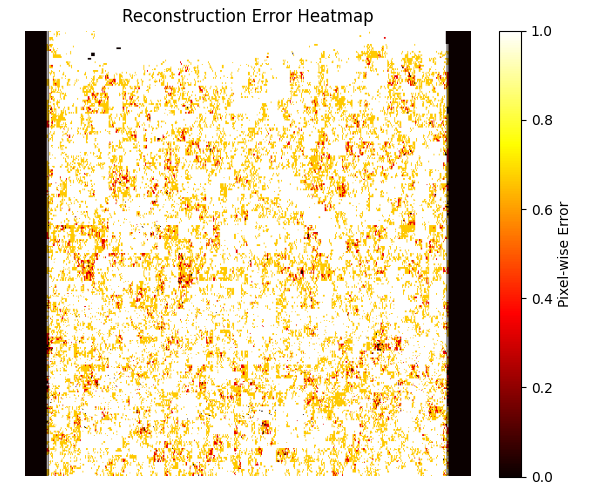
#> input picture error_heatmap.png, 600 x 500 px; its folder holds only this picture in this run
$ python -i preprocess_hf.py   (imports and definitions only)
#> lines starting #> are read from the running program, lines starting #| are printed output that depends on the picture
import os
import numpy as np
import pywt
from PIL import Image

# Define paths
RAW_DATA_DIR = 'data/raw/coco2017/train2017'
PROCESSED_DATA_BASE_DIR = 'data/processed/'
INITIAL_IMAGES_DIR = os.path.join(PROCESSED_DATA_BASE_DIR, 'resized/')

# Parameters
WAVELET = 'haar'  # Haar wavelet
IMAGE_SIZE = (512, 512)  # Initial image size after resizing
MIN_RESOLUTION = 16  # Minimum resolution to process

def process_image(image_path):
    # Load and preprocess image
#> called with image_path = '../error_heatmap.png'
    img = Image.open(image_path).convert('RGB')
    width, height = img.size
#> width = 600; height = 500
    left = (width - 480) / 2
#> left = 60
    top = (height - 480) / 2
#> top = 10
    right = (width + 480) / 2
#> right = 540
    bottom = (height + 480) / 2
#> bottom = 490
    img = img.crop((left, top, right, bottom))
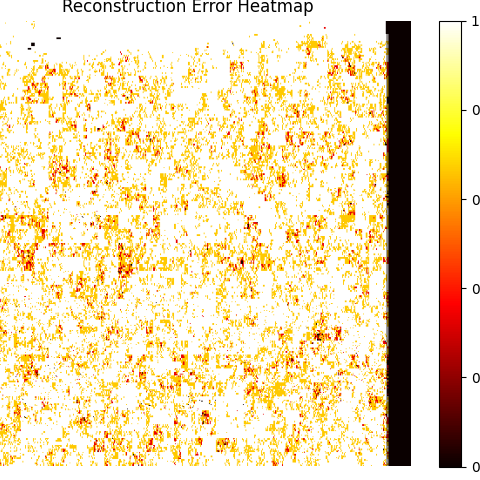
#> img: PIL image 480x480 RGB; mean R, G, B 239, 221.8, 185.6
    img = img.resize(IMAGE_SIZE, Image.LANCZOS)
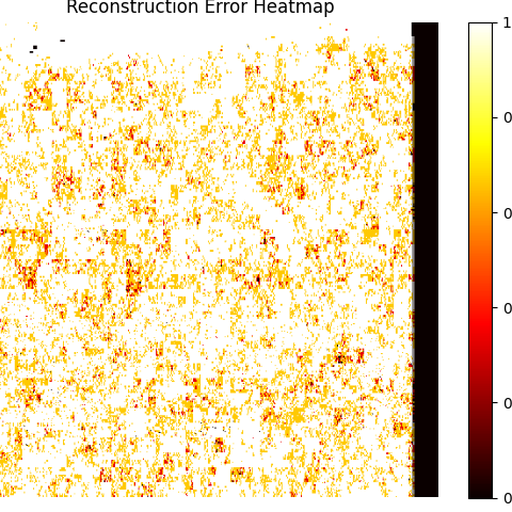
#> img: PIL image 512x512 RGB; mean R, G, B 238.8, 221.3, 184.7
    img_array = np.array(img, dtype=np.float32)

    # Save initial image
    os.makedirs(INITIAL_IMAGES_DIR, exist_ok=True)
    initial_image_path = os.path.join(INITIAL_IMAGES_DIR, os.path.basename(image_path))
    img.save(initial_image_path, format='PNG')

    # Initialize LL components
    LL_R, LL_G, LL_B = img_array[:, :, 0], img_array[:, :, 1], img_array[:, :, 2]
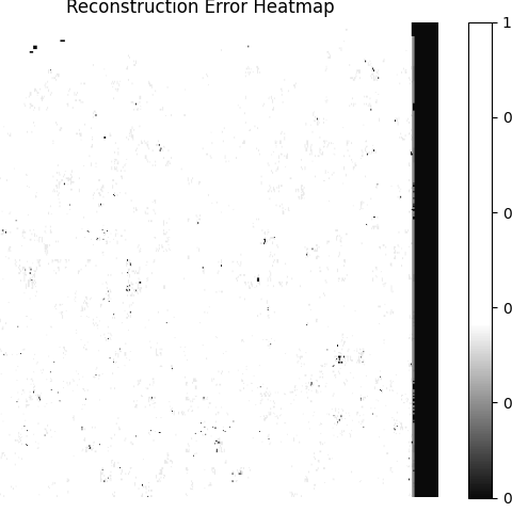
#> LL_R: shape (512, 512) float32; min 0, max 255, mean 238.8
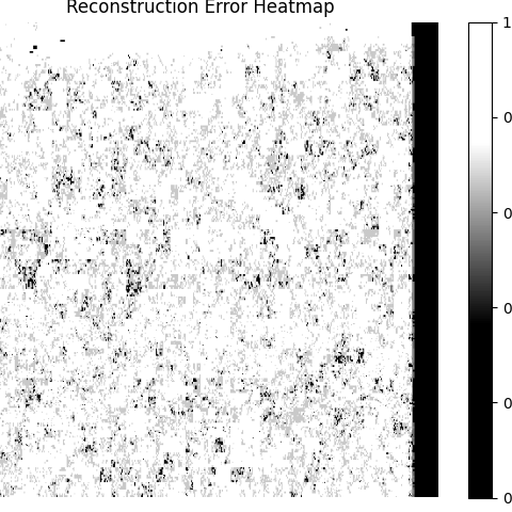
#> LL_G: shape (512, 512) float32; min 0, max 255, mean 221.3
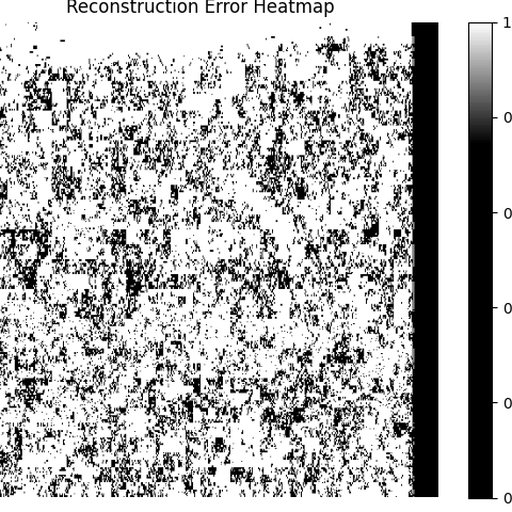
#> LL_B: shape (512, 512) float32; min 0, max 255, mean 184.7
    current_resolution = IMAGE_SIZE[0]

    while current_resolution > MIN_RESOLUTION:
        # Perform wavelet decomposition
        new_LL = []
        LHs, HLs, HHs = [], [], []

        for LL in [LL_R, LL_G, LL_B]:
            LL_out, (LH, HL, HH) = pywt.dwt2(LL, WAVELET)
            new_LL.append(LL_out)
            LHs.append(LH)
            HLs.append(HL)
            HHs.append(HH)

        # Save current LL and the HF components from this level
        components = new_LL + LHs + HLs + HHs
        resolution = current_resolution // 2  # because LL and HF are half-sized
        wavelet_image = np.stack(components, axis=0)

        output_dir = os.path.join(PROCESSED_DATA_BASE_DIR, f'resolution_{resolution}')
        os.makedirs(output_dir, exist_ok=True)
        output_path = os.path.join(output_dir, os.path.basename(image_path).replace('.jpg', f'_{resolution}.npy'))
        np.save(output_path, wavelet_image.astype(np.float16))

        # Update for next iteration
        LL_R, LL_G, LL_B = new_LL
        current_resolution = resolution


from tqdm import trange

def main():
    # List all image files in the directory
    image_files = [f for f in os.listdir(RAW_DATA_DIR) if f.lower().endswith(('.png', '.jpg', '.jpeg'))]

    # Initialize the progress bar
    for i in trange(len(image_files), desc="Processing images"):
        image_path = os.path.join(RAW_DATA_DIR, image_files[i])
        process_image(image_path)


# [2 lines not run here, left out]

>>> result = process_image('../error_heatmap.png')
